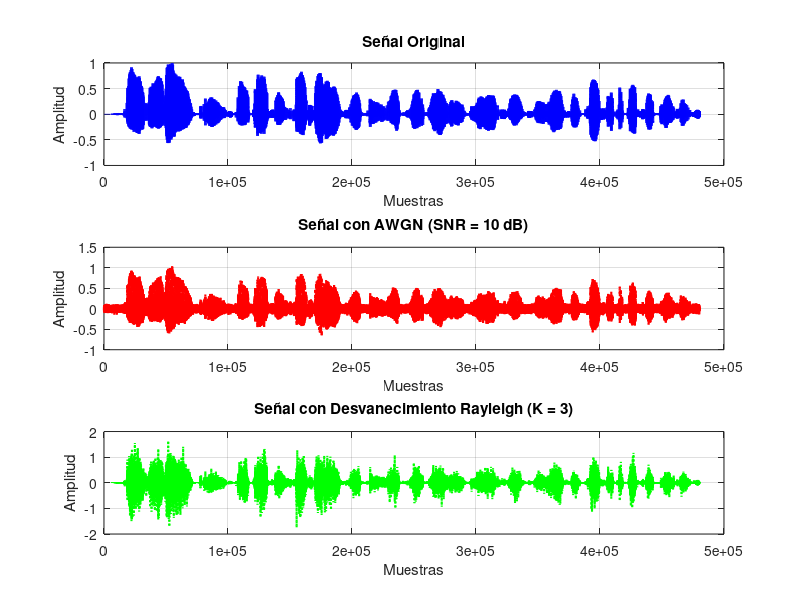

MATLAB code to generate this figure:
% Paso 4: Canal ruidoso - AWGN y Rayleigh
clear; clc;

% Cargar el archivo raw
load('raw_signal_mateo.mat'); 

% Definir la frecuencia de muestreo (Hz)
Fs = 44100;  % Frecuencia de muestreo (44.1 kHz)

% Parámetros del canal
SNR_AWGN = 10;  % Relación señal-ruido para AWGN (dB)
K_rayleigh = 3; % Factor de desvanecimiento Rayleigh (K=3)

% 1. Simulación de AWGN (ruido blanco aditivo gaussiano)
awgn_signal = awgn(signal, SNR_AWGN, 'measured'); % Añadir AWGN a la señal

% 2. Simulación de desvanecimiento Rayleigh
rayleigh_fading = (randn(size(signal)) + 1i*randn(size(signal))) / sqrt(2);  % Canal de Rayleigh
rayleigh_signal = real(rayleigh_fading) .* signal;  % Señal afectada por Rayleigh

% Graficar las señales en una sola figura con tres subgráficas
figure;

% Subgráfico 1: Señal Original
subplot(3, 1, 1);
plot(signal, 'b', 'LineWidth', 2);  % Señal original en azul con línea gruesa
title('Señal Original');
xlabel('Muestras');
ylabel('Amplitud');
grid on;

% Subgráfico 2: Señal con AWGN
subplot(3, 1, 2);
plot(awgn_signal, 'r--', 'LineWidth', 1.5);  % Señal con AWGN en rojo (línea punteada)
title(['Señal con AWGN (SNR = ', num2str(SNR_AWGN), ' dB)']);
xlabel('Muestras');
ylabel('Amplitud');
grid on;

% Subgráfico 3: Señal con Rayleigh
subplot(3, 1, 3);
plot(rayleigh_signal, 'g:', 'LineWidth', 1.5);  % Señal con Rayleigh en verde (línea punteada)
title(['Señal con Desvanecimiento Rayleigh (K = ', num2str(K_rayleigh), ')']);
xlabel('Muestras');
ylabel('Amplitud');
grid on;

% Guardar la figura completa como una única imagen
saveas(gcf, 'grafica_comparativa_unica.png');  % Guardar la gráfica comparativa en un solo archivo

% Calcular SNR después del ruido
snr_awgn = 20 * log10(norm(signal) / norm(signal - awgn_signal));
snr_rayleigh = 20 * log10(norm(signal) / norm(signal - rayleigh_signal));

% Mostrar los resultados
disp(['SNR después de AWGN: ', num2str(snr_awgn), ' dB']);
disp(['SNR después de Rayleigh: ', num2str(snr_rayleigh), ' dB']);
